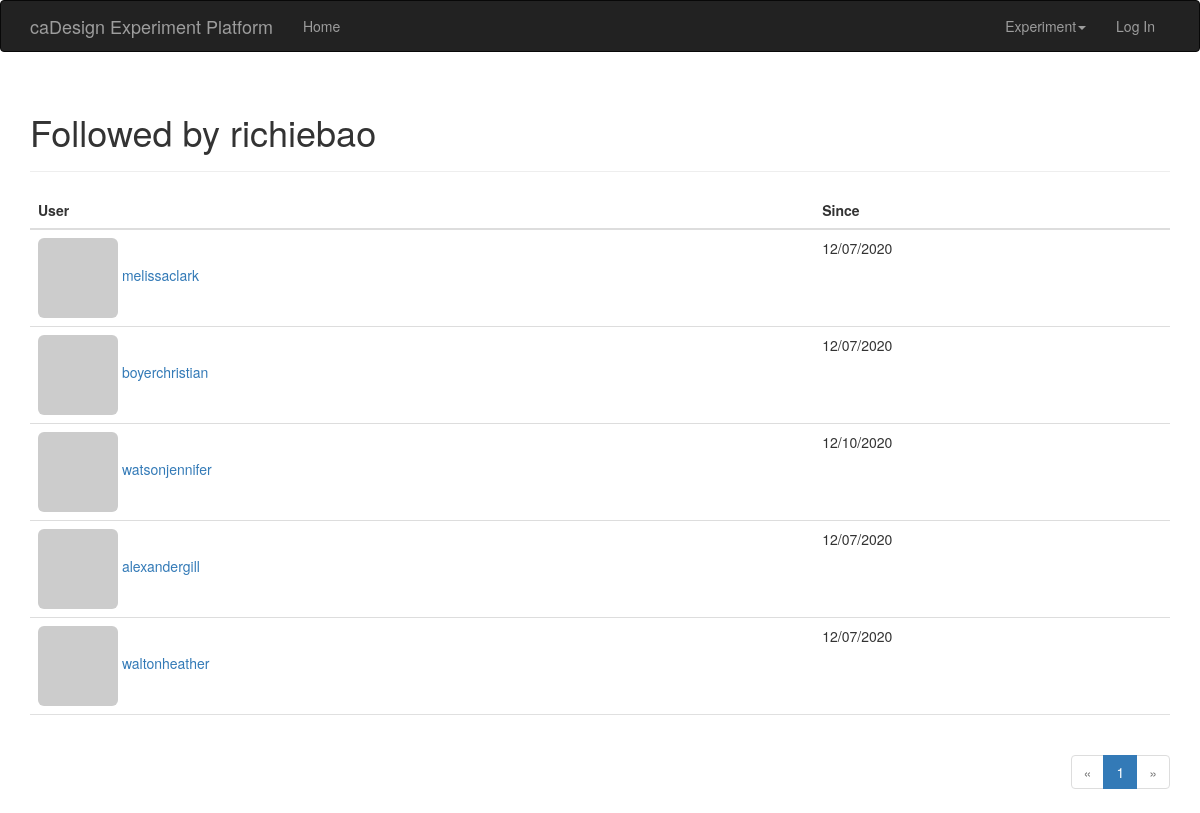
The page /followed_by/richiebao on the database its author committed.
### app/models.py (models this page shows, shortened)
class User(UserMixin,db.Model):
    __tablename__ = 'users'
    id = db.Column(db.Integer, primary_key=True)
    email = db.Column(db.String(64), unique=True, index=True)
    username = db.Column(db.String(64), unique=True, index=True)
    role_id = db.Column(db.Integer, db.ForeignKey('roles.id'))
    password_hash = db.Column(db.String(128))
    confirmed = db.Column(db.Boolean, default=False)
    name = db.Column(db.String(64))
    location = db.Column(db.String(64))
    about_me = db.Column(db.Text())
    member_since = db.Column(db.DateTime(), default=datetime.utcnow)
    last_seen = db.Column(db.DateTime(), default=datetime.utcnow)
    avatar_hash = db.Column(db.String(32))
    posts = db.relationship('Post', backref='author', lazy='dynamic')
    followed = db.relationship('Follow',
                               foreign_keys=[Follow.follower_id],
                               backref=db.backref('follower', lazy='joined'),
                               lazy='dynamic',
                               cascade='all, delete-orphan')
    followers = db.relationship('Follow',
                                foreign_keys=[Follow.followed_id],
                                backref=db.backref('followed', lazy='joined'),
                                lazy='dynamic',
                                cascade='all, delete-orphan')
    comments = db.relationship('Comment', backref='author', lazy='dynamic')
    @property
    def password(self):
        raise AttributeError('password is not a readable attribute')
    def gravatar(self, size=100, default='identicon', rating='g'):
        url = 'https://secure.gravatar.com/avatar'
        hash = self.avatar_hash or self.gravatar_hash()
        return '{url}/{hash}?s={size}&d={default}&r={rating}'.format(url=url, hash=hash, size=size, default=default, rating=rating)

class Follow(db.Model):
    __tablename__ = 'follows'
    follower_id = db.Column(db.Integer, db.ForeignKey('users.id'),
                            primary_key=True)
    followed_id = db.Column(db.Integer, db.ForeignKey('users.id'),
                            primary_key=True)
    timestamp = db.Column(db.DateTime, default=datetime.utcnow)

### app/main/views.py (the view)
@main.route('/followed_by/<username>')
def followed_by(username):
    user = User.query.filter_by(username=username).first()
    if user is None:
        flash('Invalid user.')
        return redirect(url_for('.index'))
    page = request.args.get('page', 1, type=int)
    pagination = user.followed.paginate(
        page, per_page=current_app.config['FLASKY_FOLLOWERS_PER_PAGE'],
        error_out=False)
    follows = [{'user': item.followed, 'timestamp': item.timestamp}
               for item in pagination.items]
    return render_template('followers.html', user=user, title="Followed by",
                           endpoint='.followed_by', pagination=pagination,
                           follows=follows)

### app/auth/views.py (called while the page is built)
@auth.before_app_request
def before_request():
    if current_user.is_authenticated:
        current_user.ping()
        if not current_user.confirmed \
                and request.endpoint \
                and request.blueprint != 'auth' \
                and request.endpoint != 'static':
            return redirect(url_for('auth.unconfirmed'))

### app/main/__init__.py (called while the page is built)
@main.app_context_processor
def inject_permissions():
    return dict(Permission=Permission)

### app/main/views.py (called while the page is built)
@main.after_app_request
def after_request(response):
    for query in get_debug_queries():
        if query.duration >= current_app.config['FLASKY_SLOW_DB_QUERY_TIME']:
            current_app.logger.warning(
                'Slow query: %s\nParameters: %s\nDuration: %fs\nContext: %s\n'
                % (query.statement, query.parameters, query.duration,
                   query.context))
    return response

### app/models.py (called while the page is built)
    def can(self, permissions):
        return False

### app/templates/followers.html (shortened to what this page needs)
{% extends "base.html" %}
{% import "_macros.html" as macros %}
{% block page_content %}
<div class="page-header">
    <h1>{{ title }} {{ user.username }}</h1>
</div>
<table class="table table-hover followers">
    <thead><tr><th>User</th><th>Since</th></tr></thead>
    {% for follow in follows %}
    {% if follow.user != user %}
    <tr>
        <td>
            <a href="{{ url_for('.user', username = follow.user.username) }}">
                <img class="img-rounded" src="{{ follow.user.gravatar(size=32) }}">
                {{ follow.user.username }}
            </a>
        </td>
        <td>{{ moment(follow.timestamp).format('L') }}</td>
    </tr>
    {% endif %}
    {% endfor %}
</table>
<div class="pagination">
    {{ macros.pagination_widget(pagination, endpoint, username = user.username) }}
</div>
{% endblock %}

### app/static/styles.css (style rules this page uses)
div.pagination { width: 100%; text-align: right; padding: 0px; margin: 0px; }
.table.followers tr { border-bottom: 1px solid #e0e0e0; }

### rows shown on the page
User: username "richiebao"
User: user.username "melissaclark"
Follow: timestamp "12/07/2020"
User: user.username "boyerchristian"
Follow: timestamp "12/07/2020"
User: user.username "watsonjennifer"
Follow: timestamp "12/10/2020"
User: user.username "alexandergill"
Follow: timestamp "12/07/2020"
User: user.username "waltonheather"
Follow: timestamp "12/07/2020"

### other values the page prints
{{ title }} "Followed by"
{{ p }} "1"
